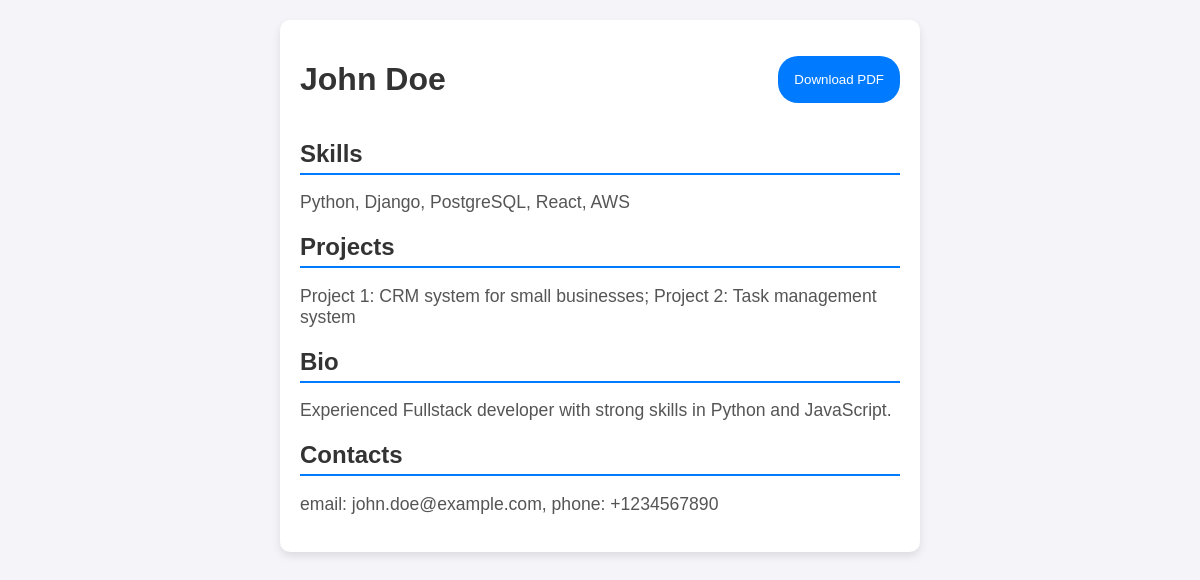
The app's page /cv/1 with its own data.
### main/models.py (models this page shows, shortened)
class CV(models.Model):
    id = models.AutoField(primary_key=True)
    firstname = models.CharField(max_length=255)
    lastname = models.CharField(max_length=255)
    skills = models.CharField(max_length=255, blank=True)
    projects = models.TextField(blank=True)
    bio = models.TextField(blank=True)
    contacts = models.TextField(blank=True)

### main/views.py (the view, shortened to what this page needs)
# urls.py: path("cv/<int:cv_id>", CVInfoView.as_view(), name="cv_info"),
class CVInfoView(View):
    def __init__(self):
        self._cv_repo = CvRepository()

### main/repositories/cv.py (called while the page is built)
    async def get_cv_by_id(self, id: int) -> CV:
        cv = await sync_to_async(lambda: CV.objects.get(id=id))()
        return cv

### main/repositories/request_log.py (called while the page is built)
    def create_request_log(self, request: HttpRequest, response: HttpResponse) -> RequestLog:
        return RequestLog.objects.create(
            http_method=request.method,
            path=request.path,
            query=request.get_full_path_info().split('/')[-1],
            ip_address=request.META["REMOTE_ADDR"],
            status=response.status_code
        )

### main/templates/cv_info.html (shortened to what this page needs)
<!doctype html>
<html lang="uk">
    <head>
    </head>
    <body>
        <main class="cv-container">
            <div class="resume-title">
                <h1 id="fullname">
                    {{cv_data.firstname}} {{cv_data.lastname}}
                </h1>
                <a href="/cv/{{ cv_data.id }}/pdf" class="" target="_blank">
                    <button class="">Download PDF</button>
                </a>
            </div>
            <div class="section">
                <h2>Skills</h2>
                <p class="info" id="skills">{{cv_data.skills}}</p>
            </div>
            <div class="section">
                <h2>Projects</h2>
                <p class="info" id="projects">{{cv_data.projects}}</p>
            </div>
            <div class="section">
                <h2>Bio</h2>
                <p class="info" id="bio">{{cv_data.bio}}</p>
            </div>
            <div class="section">
                <h2>Contacts</h2>
                <p class="info" id="contacts">{{cv_data.contacts}}</p>
            </div>
        </main>
    </body>
</html>

### main/templates/cv_info.html (style rules this page uses)
:root { --accent: #007bff; --bg: #f4f4f9; }
body { font-family: Arial, sans-serif; background-color: var(--bg); margin: 0; padding: 20px; display: flex; justify-content: center; }
.cv-container { background: white; padding: 20px; max-width: 600px; width: 100%; border-radius: 10px; box-shadow: 0 4px 8px rgba(0, 0, 0, 0.1); }
h1, h2 { color: #333; }
button { background: var(--accent); border-radius: 20px; padding: 1rem; border: none; color: white; }
.section { margin-bottom: 15px; }
.section h2 { border-bottom: 2px solid var(--accent); padding-bottom: 5px; margin-bottom: 10px; }
.info { font-size: 1.1em; color: #555; }
.resume-title { display: flex; justify-content: space-between; align-items: center; }

### records on screen
CV: firstname "John", lastname "Doe", skills "Python, Django, PostgreSQL, React, AWS", projects "Project 1: CRM system for small businesses; Project 2: Task management system", bio "Experienced Fullstack developer with strong skills in Python and JavaScript.", contacts "email: john.doe@example.com, phone: +1234567890"
